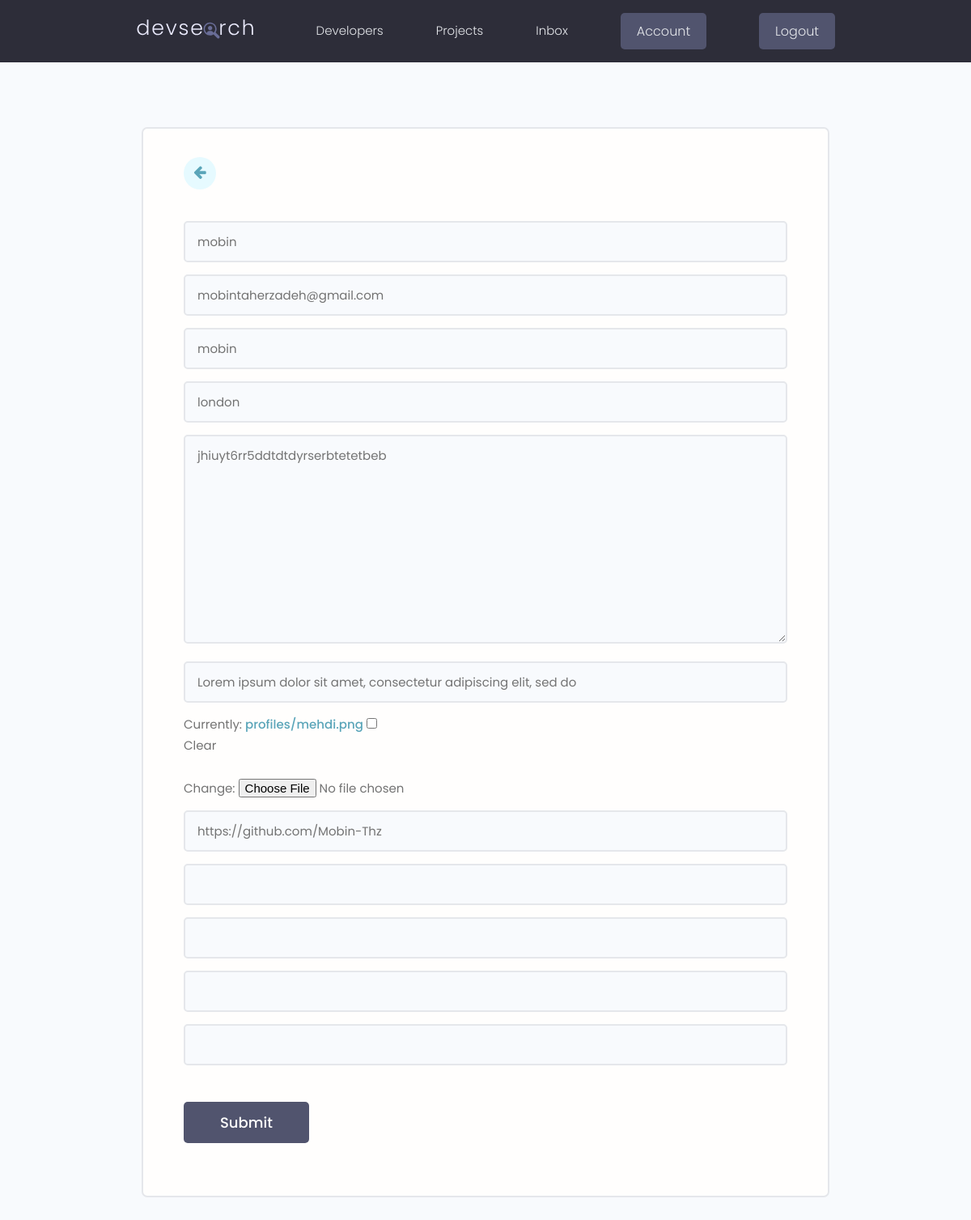
Page /edit-account/ (signed in) on the earlier database version.
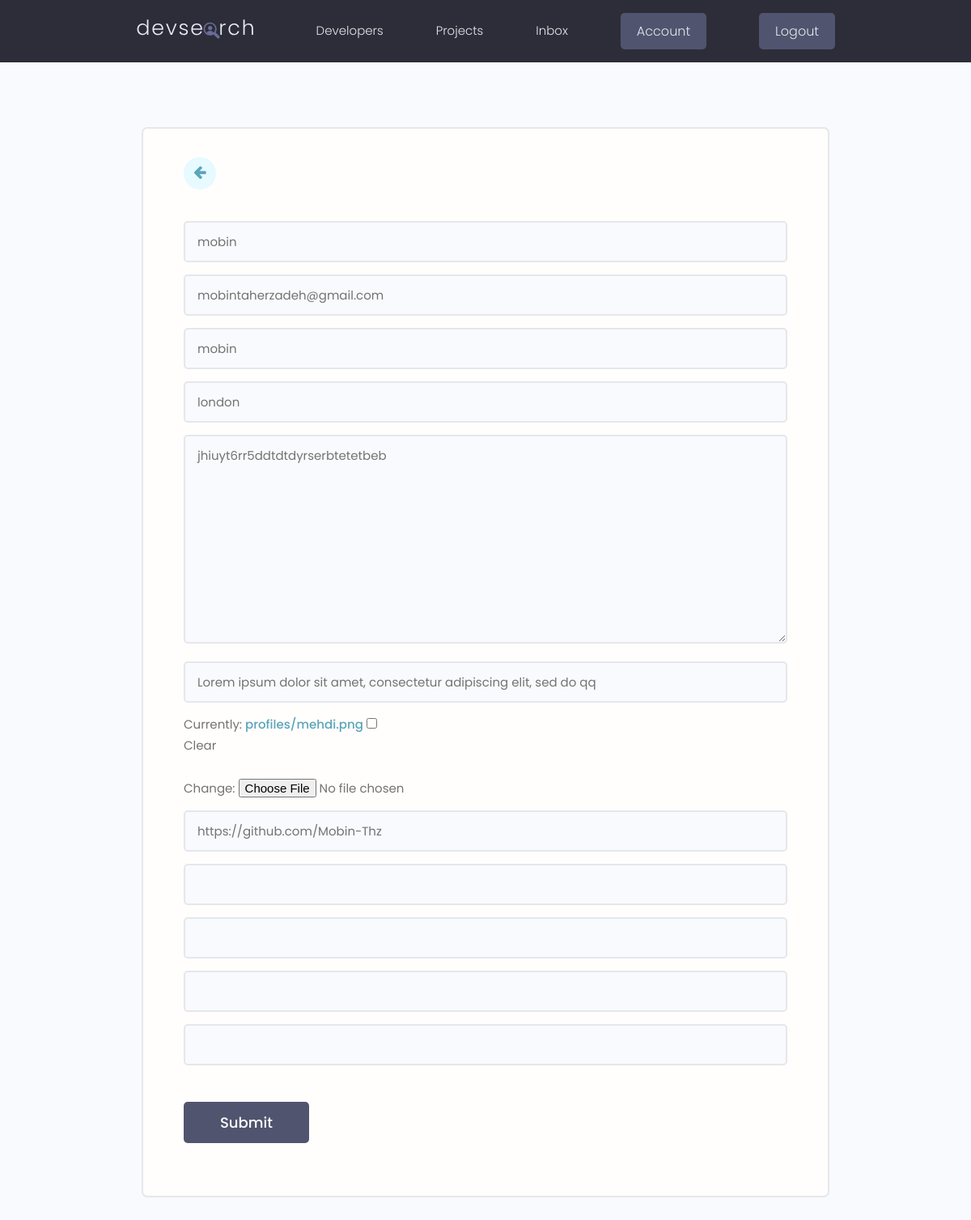
Same page on the later database version.
### users/models.py (models this page shows, shortened)
class Profile(models.Model):
    user = models.OneToOneField(User, on_delete=models.CASCADE, null=True, blank=True,)
    name = models.CharField(max_length=200, null=True, blank=True)
    email = models.EmailField(max_length=500 , null=True, blank=True )
    username = models.CharField(max_length=200, null=True, blank=True)
    location = models.CharField(max_length=200, null=True, blank=True)
    short_intro = models.CharField(max_length=500, null=True, blank=True)
    bio = models.TextField(null=True, blank=True)
    profile_image = models.ImageField(null=True, blank=True,
                                      upload_to= 'profiles/', default='profiles/user-default.png')
    social_github = models.CharField(max_length=200, null=True, blank=True)
    social_twiiter =models.CharField(max_length=200, null=True, blank=True)
    social_linkedin =models.CharField(max_length=200, null=True, blank=True)
    social_youtube = models.CharField(max_length=200, null=True, blank=True)
    social_website = models.CharField(max_length=200, null=True, blank=True)
    created = models.DateField(auto_now_add=True)
    id = models.UUIDField(default=uuid.uuid4, unique=True,
                           primary_key= True, editable= False)

### users/views.py (the view)
# urls.py: path('edit-account/', views.editAccount, name='edit-account'),
@login_required(login_url='login')
def editAccount(request):
    profile = request.user.profile
    form = ProfileForm(instance=profile)
    if request.method == 'POST':
        form = ProfileForm(request.POST, request.FILES, instance=profile)
        if form.is_valid():
            form.save()
            return redirect('account')
    context = {'form':form}
    return render(request, 'users/profile_form.html', context)

### users/forms.py
class ProfileForm(ModelForm):
    class Meta:
        model = Profile
        fields=  ['name', 'email', 'username',
                  'location', 'bio', 'short_intro', 'profile_image',
                  'social_github', 'social_linkedin', 'social_twiiter',
                  'social_youtube', 'social_website']
    def __init__(self, *args , **kwargs):
            super(ProfileForm, self).__init__(*args , **kwargs)
            for name , field in self.fields.items():
                field.widget.attrs.update({'class': 'input'})

### users/templates/users/profile_form.html (shortened to what this page needs)
{% extends 'main.html' %}
{% block content %}
    <main class="formPage my-xl">
        <div class="content-box">
            <div class="formWrapper">
                <a class="backButton" href="{% url 'account' %}"><i class="fa fa-arrow-left" aria-hidden="true"></i></a>
                <br>
                <form class="form" method="POST", enctype="multipart/form-data" action="{% url 'edit-account' %}">
                    {% for field in form %}
                    <div class="form__field">
                        {{field}}
                    </div>
                    {% endfor %}
                    <input class="btn btn--sub btn--lg  my-md" type="submit" value="Submit" />
                </form>
            </div>
        </div>
    </main>
{% endblock content %}

Differences in the rows shown:
changed Profile "mobin": short_intro "Lorem ipsum dolor sit amet, consectetur adipiscing elit, sed do" → "Lorem ipsum dolor sit amet, consectetur adipiscing elit, sed do qq"
